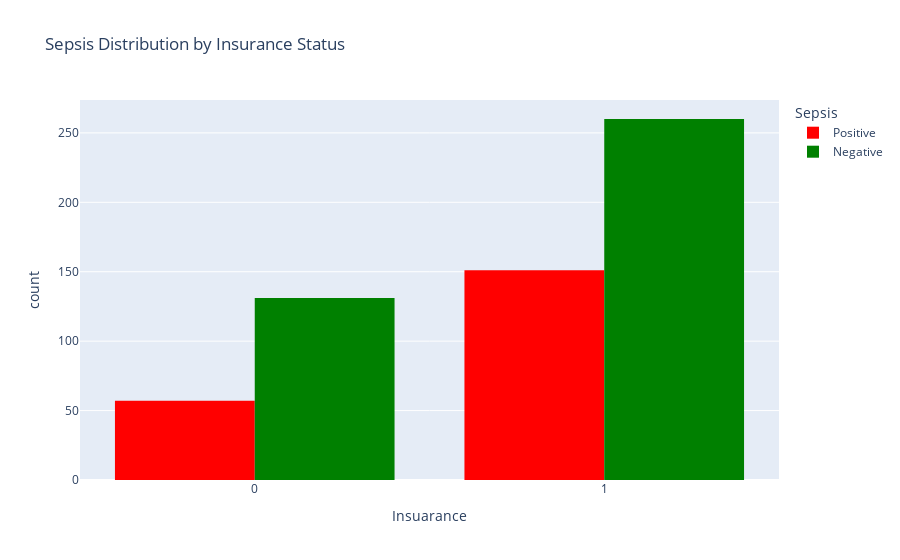

Notebook cell for this chart:
### Markdown cell above
##### Question 5
Are patients with higher insurance coverage at a greater risk of developing sepssis?

### Code cell
# Plot the histogram
fig = px.histogram(df, x=df['Insurance'], color='Sepsis', barmode='group', title='Sepsis Distribution by Insurance Status',color_discrete_map=custom_palette)

# Update X label
fig.update_layout(xaxis_title='Insuarance')

# Show the plot
fig.show()

### Figure 1 — Plotly figure (JSON) as saved in the notebook; plotly's stock layout.template omitted (floating-point values rounded to 4 significant figures; data arrays with more than 128 entries replaced by an {"elided": "..."} marker saying what was removed)
{"data": [{"alignmentgroup": "True", "bingroup": "x", "hovertemplate": "Sepsis=Positive<br>Insurance=%{x}<br>count=%{y}<extra></extra>", "legendgroup": "Positive", "marker": {"color": "Red", "pattern": {"shape": ""}}, "name": "Positive", "offsetgroup": "Positive", "orientation": "v", "showlegend": true, "type": "histogram", "x": {"elided": "208 int values"}, "xaxis": "x", "yaxis": "y"}, {"alignmentgroup": "True", "bingroup": "x", "hovertemplate": "Sepsis=Negative<br>Insurance=%{x}<br>count=%{y}<extra></extra>", "legendgroup": "Negative", "marker": {"color": "Green", "pattern": {"shape": ""}}, "name": "Negative", "offsetgroup": "Negative", "orientation": "v", "showlegend": true, "type": "histogram", "x": {"elided": "391 int values"}, "xaxis": "x", "yaxis": "y"}], "layout": {"barmode": "group", "legend": {"title": {"text": "Sepsis"}, "tracegroupgap": 0}, "title": {"text": "Sepsis Distribution by Insurance Status"}, "xaxis": {"anchor": "y", "domain": [0, 1], "title": {"text": "Insuarance"}}, "yaxis": {"anchor": "x", "domain": [0, 1], "title": {"text": "count"}}}}
